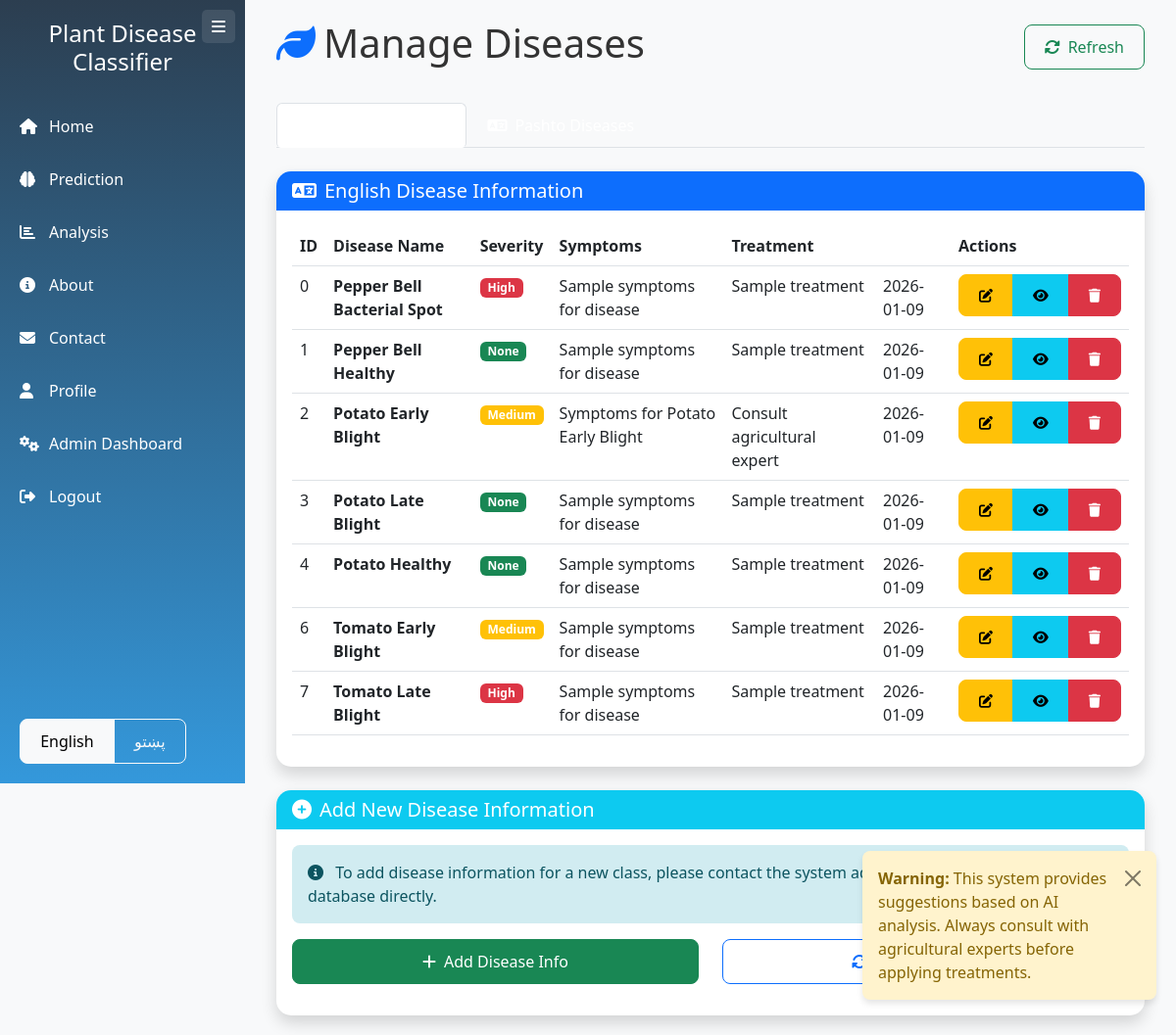
Page /admin/diseases (signed in) on the committed database.
### app.py (models this page shows)
class DiseaseInfo(db.Model):
    id = db.Column(db.Integer, primary_key=True)
    disease_id = db.Column(db.Integer, nullable=False)
    language = db.Column(db.String(10), default='en')
    severity = db.Column(db.String(20))
    symptoms = db.Column(db.Text)
    treatment = db.Column(db.Text)
    prevention = db.Column(db.Text)
    recommendation = db.Column(db.Text)
    warning = db.Column(db.Text)
    disclaimer = db.Column(db.Text)
    updated_at = db.Column(db.DateTime, default=datetime.utcnow, onupdate=datetime.utcnow)
    updated_by = db.Column(db.Integer, db.ForeignKey('user.id'))

### app.py (the view)
@app.route('/admin/diseases')
@login_required
def manage_diseases():
    if current_user.role != 'admin':
        flash('Access denied', 'error')
        return redirect(url_for('index'))
    lang = session.get('lang', 'en')
    direction = 'rtl' if lang == 'ps' else 'ltr'
    diseases_en = DiseaseInfo.query.filter_by(language='en').order_by(DiseaseInfo.disease_id).all()
    diseases_ps = DiseaseInfo.query.filter_by(language='ps').order_by(DiseaseInfo.disease_id).all()
    return render_template('admin_diseases.html',
                           lang=lang,
                           direction=direction,
                           t=translations[lang],
                           diseases_en=diseases_en,
                           diseases_ps=diseases_ps,
                           class_names=class_names)

### app.py (called while the page is built)
@login_manager.user_loader
def load_user(user_id):
    return User.query.get(int(user_id))

def get_severity_color(severity):
    colors = {
        'None': 'success',
        'Low': 'info',
        'Medium': 'warning',
        'High': 'danger',
        'Critical': 'dark',
        'هیڅ': 'success',
        'کم': 'info',
        'منځنی': 'warning',
        'لوړ': 'danger',
        'حساس': 'dark'
    }
    return colors.get(severity, 'secondary')

@app.context_processor
def inject_globals():
    lang = session.get('lang', 'en')
    direction = 'rtl' if lang == 'ps' else 'ltr'
    return dict(
        lang=lang,
        direction=direction,
        t=translations[lang],
        class_names=class_names,
        current_user=current_user,
        get_severity_color=get_severity_color,
        get_view_functions=get_view_functions,
        get_disease_info=get_disease_info,
        datetime=datetime,  # Add this line
        now=datetime.now
    )

def get_view_functions():
    return list(app.view_functions.keys())

### templates/admin_diseases.html (shortened to what this page needs)
{% extends "base.html" %}
{% block content %}
<div class="container-fluid">
    <div class="row mb-4">
        <div class="col-12">
            <div class="d-flex justify-content-between align-items-center">
                <h1 class="display-6"><i class="fas fa-leaf text-primary me-2"></i>{{ t.manage_diseases }}</h1>
                <div class="btn-group">
                    <button class="btn btn-outline-success" id="refreshDiseases">
                        <i class="fas fa-sync-alt me-2"></i>{{ 'Refresh' if lang == 'en' else 'تازه کول' }}
                    </button>
                </div>
            </div>
        </div>
    </div>
    <div class="row mb-4">
        <div class="col-12">
            <ul class="nav nav-tabs" id="diseaseTabs" role="tablist">
                <li class="nav-item" role="presentation">
                    <button class="nav-link active" id="english-tab" data-bs-toggle="tab"
                            data-bs-target="#english-diseases" type="button" role="tab">
                        <i class="fas fa-language me-2"></i>{{ 'English Diseases' if lang == 'en' else 'انګلیسي ناروغۍ' }}
                    </button>
                </li>
                <li class="nav-item" role="presentation">
                    <button class="nav-link" id="pashto-tab" data-bs-toggle="tab"
                            data-bs-target="#pashto-diseases" type="button" role="tab">
                        <i class="fas fa-language me-2"></i>{{ 'Pashto Diseases' if lang == 'en' else 'پښتو ناروغۍ' }}
                    </button>
                </li>
            </ul>
        </div>
    </div>
    <div class="tab-content" id="diseaseTabsContent">
        <div class="tab-pane fade show active" id="english-diseases" role="tabpanel">
            <div class="row">
                <div class="col-12">
                    <div class="card shadow">
                        <div class="card-header bg-primary text-white">
                            <h5 class="mb-0"><i class="fas fa-language me-2"></i>{{ 'English Disease Information' if lang == 'en' else 'د انګلیسي ناروغۍ معلومات' }}</h5>
                        </div>
                        <div class="card-body">
                            {% if diseases_en %}
                            <div class="table-responsive">
                                <table class="table table-hover">
                                    <thead>
                                        <tr>
                                            <th>ID</th>
                                            <th>{{ t.disease_name }}</th>
                                            <th>{{ t.severity }}</th>
                                            <th>{{ t.symptoms }}</th>
                                            <th>{{ t.treatment }}</th>
                                            <th>{{ t.updated }}</th>
                                            <th>{{ t.actions }}</th>
                                        </tr>
                                    </thead>
                                    <tbody>
                                        {% for disease in diseases_en %}
                                        <tr>
                                            <td>{{ disease.disease_id }}</td>
                                            <td>
                                                <strong>
                                                    {% if disease.disease_id < class_names['en']|length %}
                                                        {{ class_names['en'][disease.disease_id] }}
                                                    {% else %}
                                                        Disease {{ disease.disease_id }}
                                                    {% endif %}
                                                </strong>
                                            </td>
                                            <td>
                                                <span class="badge bg-{{ get_severity_color(disease.severity) }}">
                                                    {{ disease.severity }}
                                                </span>
                                            </td>
                                            <td>{{ disease.symptoms|truncate(30) }}</td>
                                            <td>{{ disease.treatment|truncate(30) }}</td>
                                            <td>
                                                {% if disease.updated_at %}
                                                    {{ disease.updated_at.strftime('%Y-%m-%d') }}
                                                {% else %}
                                                    <span class="text-muted">Never</span>
                                                {% endif %}
                                            </td>
                                            <td>
                                                <div class="btn-group btn-group-sm">
                                                    <a href="{{ url_for('edit_disease', disease_id=disease.disease_id, language='en') }}"
                                                       class="btn btn-warning" title="{{ t.edit_disease }}">
                                                        <i class="fas fa-edit"></i>
                                                    </a>
                                                    <button class="btn btn-info view-disease"
                                                            data-id="{{ disease.disease_id }}"
                                                            data-lang="en"
                                                            title="{{ t.view_details }}">
                                                        <i class="fas fa-eye"></i>
                                                    </button>
                                                    <button class="btn btn-danger delete-disease"
                                                            data-id="{{ disease.disease_id }}"
                                                            data-lang="en"
                                                            title="{{ t.delete_disease }}">
                                                        <i class="fas fa-trash"></i>
                                                    </button>
                                                </div>
                                            </td>
                                        </tr>
                                        {% endfor %}
                                    </tbody>
                                </table>
                            </div>
                            {% else %}
                            <div class="text-center py-5">
                                <i class="fas fa-leaf fa-4x text-muted mb-3"></i>
                                <h4>{{ 'No disease information found' if lang == 'en' else 'هیڅ د ناروغۍ معلومات ونه موندل شول' }}</h4>
                            </div>
                            {% endif %}
                        </div>
                    </div>
                </div>
            </div>
        </div>
    </div>
    <div class="row mt-4">
        <div class="col-12">
            <div class="card shadow">
                <div class="card-header bg-info text-white">
                    <h5 class="mb-0"><i class="fas fa-plus-circle me-2"></i>{{ 'Add New Disease Information' if lang == 'en' else 'نوي ناروغۍ معلومات اضافه کړئ' }}</h5>
                </div>
                <div class="card-body">
                    <div class="alert alert-info">
                        <i class="fas fa-info-circle me-2"></i>
                        {{ 'To add disease information for a new class, please contact the system administrator or modify the database directly.' if lang == 'en' else 'د یوې نوې ټولګي لپاره د ناروغۍ معلومات اضافه کولو لپاره، مهرباني وکړئ د سیستم مدیر سره اړیکه ونیسئ یا ډیټابیس مستقیم بدل کړئ.' }}
                    </div>
                    <div class="row">
                        <div class="col-md-6">
<a href="{{ url_for('add_disease') if 'add_disease' in get_view_functions() else '#' }}"                               class="btn btn-success w-100 mb-3">
                                <i class="fas fa-plus me-2"></i>{{ t.add_disease }}
                            </a>
                        </div>
                        <div class="col-md-6">
                            <button class="btn btn-outline-primary w-100" id="syncDiseases">
                                <i class="fas fa-sync-alt me-2"></i>{{ 'Sync All Diseases' if lang == 'en' else 'ټولې ناروغۍ همغږي کړئ' }}
                            </button>
                        </div>
                    </div>
                </div>
            </div>
        </div>
    </div>
</div>
{% endblock %}

### static/css/style.css (style rules this page uses)
:root { --primary-color: #3498db; --secondary-color: #2c3e50; --success-color: #2ecc71; --warning-color: #f39c12; --danger-color: #e74c3c; --light-color: #ecf0f1; --dark-color: #34495e; }
body { font-family: 'Segoe UI', Tahoma, Geneva, Verdana, sans-serif; background-color: #f8f9fa; color: #333; }
.card { border: none; border-radius: 15px; overflow: hidden; transition: transform 0.3s, box-shadow 0.3s; }
.card-header { border-bottom: none; font-weight: 600; }
.btn { border-radius: 8px; padding: 10px 20px; font-weight: 500; transition: all 0.3s; }
.alert { border-radius: 8px; border: none; }
.alert-info { background-color: #d1ecf1; color: #0c5460; }

### rows in the picture
DiseaseInfo: disease_id "0", class_names "Pepper Bell Bacterial Spot", severity "High", symptoms "Sample symptoms for disease", treatment "Sample treatment", updated_at "2026-01-09"
DiseaseInfo: disease_id "1", class_names "Pepper Bell Healthy", severity "None", symptoms "Sample symptoms for disease", treatment "Sample treatment", updated_at "2026-01-09"
DiseaseInfo: disease_id "2", class_names "Potato Early Blight", severity "Medium", symptoms "Symptoms for Potato Early Blight", treatment "Consult agricultural expert", updated_at "2026-01-09"
DiseaseInfo: disease_id "3", class_names "Potato Late Blight", severity "None", symptoms "Sample symptoms for disease", treatment "Sample treatment", updated_at "2026-01-09"
DiseaseInfo: disease_id "4", class_names "Potato Healthy", severity "None", symptoms "Sample symptoms for disease", treatment "Sample treatment", updated_at "2026-01-09"
DiseaseInfo: disease_id "6", class_names "Tomato Early Blight", severity "Medium", symptoms "Sample symptoms for disease", treatment "Sample treatment", updated_at "2026-01-09"
DiseaseInfo: disease_id "7", class_names "Tomato Late Blight", severity "High", symptoms "Sample symptoms for disease", treatment "Sample treatment", updated_at "2026-01-09"

### other values in the picture
{{ t.app_name }} "Plant Disease Classifier"
{{ t.home }} "Home"
{{ t.prediction }} "Prediction"
{{ t.analysis }} "Analysis"
{{ t.about }} "About"
{{ t.contact }} "Contact"
{{ t.profile }} "Profile"
{{ t.admin_dashboard }} "Admin Dashboard"
{{ t.logout }} "Logout"
{{ t.manage_diseases }} "Manage Diseases"
{{ 'Refresh' if lang == 'en' else 'تازه کول' }} "Refresh"
{{ t.disease_name }} "Disease Name"
{{ t.severity }} "Severity"
{{ t.symptoms }} "Symptoms"
{{ t.treatment }} "Treatment"
